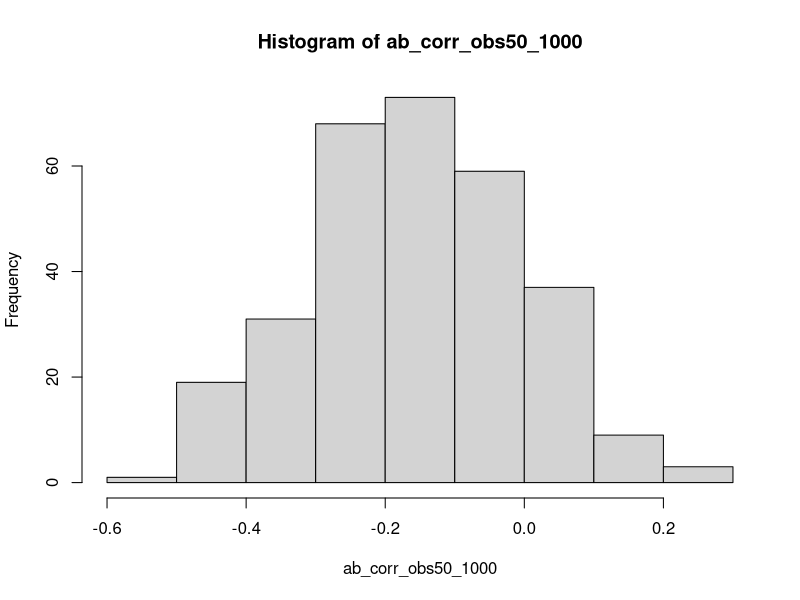
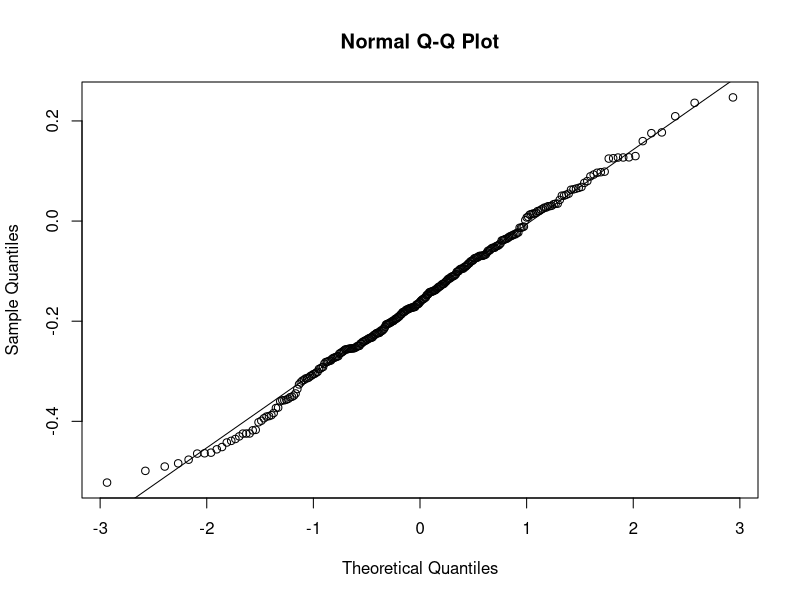
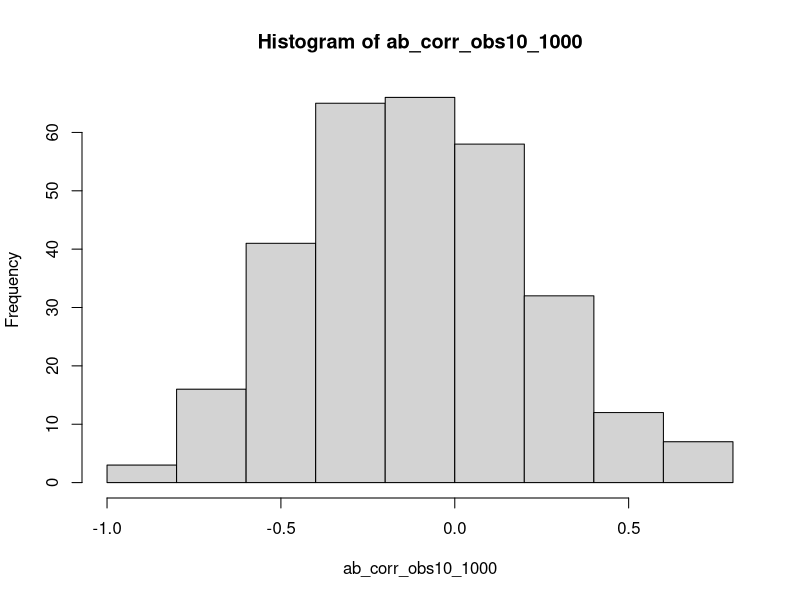
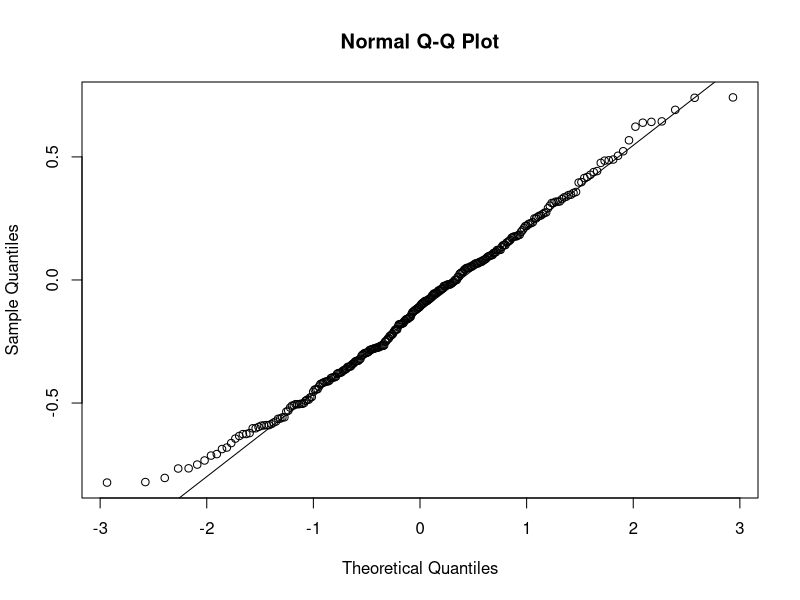
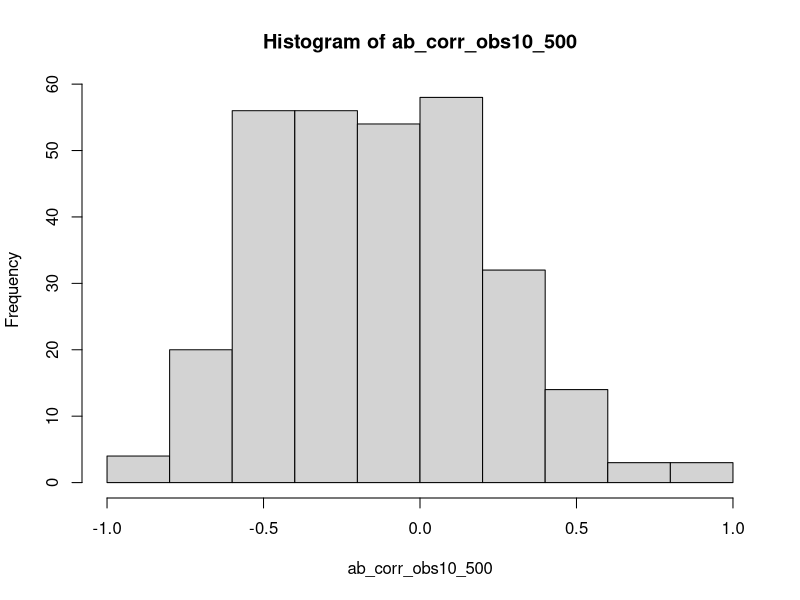
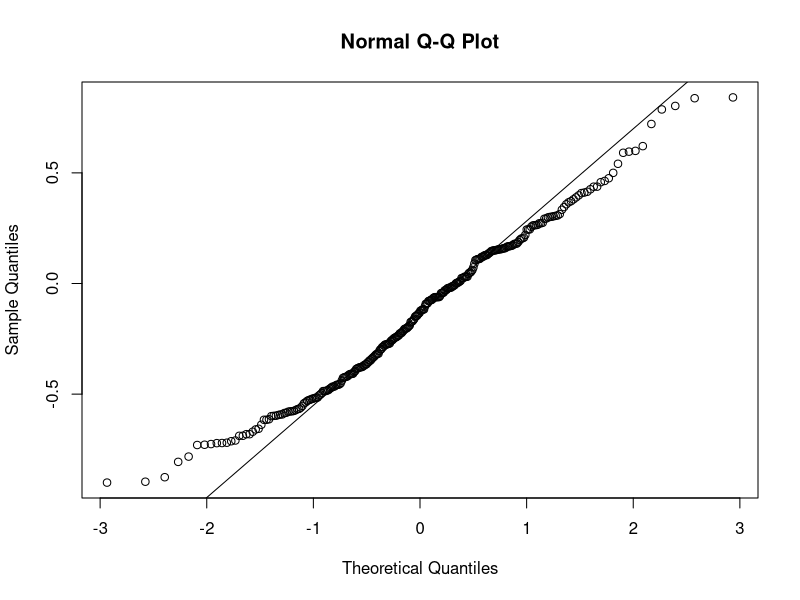

These charts were generated, in order, by the following R code:
sample2 = function(n, rel_abunds)
{
  # Returns a list of counts in a random sample of a
  # population with relative abundances for species i given
  # in rel_abunds[i]
  sample = NULL
  rand = runif(n)
  for (i in 1:n)
  {
    r = rand[i]
    pointer = 0
    for (j in 1:length(rel_abunds))
    {
      pointer = pointer + rel_abunds[j]
      if (r < pointer)
      {
        sample = c(sample, j)
        break
      }
    }
  }
  return(sample)
}

sim_neutral = function(n, sample_size, rel_abunds)
{
  if (length(sample_size) == 1)
  {
    sample_size = array(sample_size, n)
  }
  data_out = matrix(0, nrow = n,
                    ncol = length(rel_abunds))
  for (i in 1:n)
  {
    data_out[i,] = tabulate(sample2(sample_size[i],
                                    rel_abunds))
  }
  data_out = data.frame(data_out)
  return(data_out)
}

inter_mat = function(y)
{
  # Return a matrix of effective interaction terms between
  # species.
  return(-(1 / cor(y)))
}

mean_rel_abunds = function(y)
{
  # Return the mean relative abundance where replicates are given
  # equal weight regardless of sample-size.
  totals = matrix(apply(y, c(1), sum),
                  nrow = nrow(y), ncol = ncol(y), byrow = F)
  rel_abunds = y / totals
  return(apply(rel_abunds, c(2), mean))
}

rel_abunds = function(y)
{
  col_totals = apply(y, c(2), sum)
  grand_total = sum(col_totals)
  return(col_totals / grand_total)
}












ab_corr_obs50_1000 = NULL
for (rep in 1:300)
{
  ab_corr_obs50_1000 = c(ab_corr_obs50_1000,
                  cor(sim_neutral(50, 1000, 
                                  c(0.05, 0.3, 0.2,
                                    0.05, 0.05, 0.35)),
                      method = "spearman")[1,2])
}
hist(ab_corr_obs50_1000)
qqnorm(ab_corr_obs50_1000)
qqline(ab_corr_obs50_1000)

ab_corr_obs10_1000 = NULL
for (rep in 1:300)
{
  ab_corr_obs10_1000 = c(ab_corr_obs10_1000,
                  cor(sim_neutral(10, 1000, 
                                  c(0.05, 0.3, 0.2,
                                    0.05, 0.05, 0.35)),
                      method = "spearman")[1,2])
}
hist(ab_corr_obs10_1000)
qqnorm(ab_corr_obs10_1000)
qqline(ab_corr_obs10_1000)

ab_corr_obs10_500 = NULL
for (rep in 1:300)
{
  ab_corr_obs10_500 = c(ab_corr_obs10_500,
                  cor(sim_neutral(10, 500, 
                                  c(0.05, 0.3, 0.2,
                                    0.05, 0.05, 0.35)),
                      method = "spearman")[1,2])
}
hist(ab_corr_obs10_500)
qqnorm(ab_corr_obs10_500)
qqline(ab_corr_obs10_500)